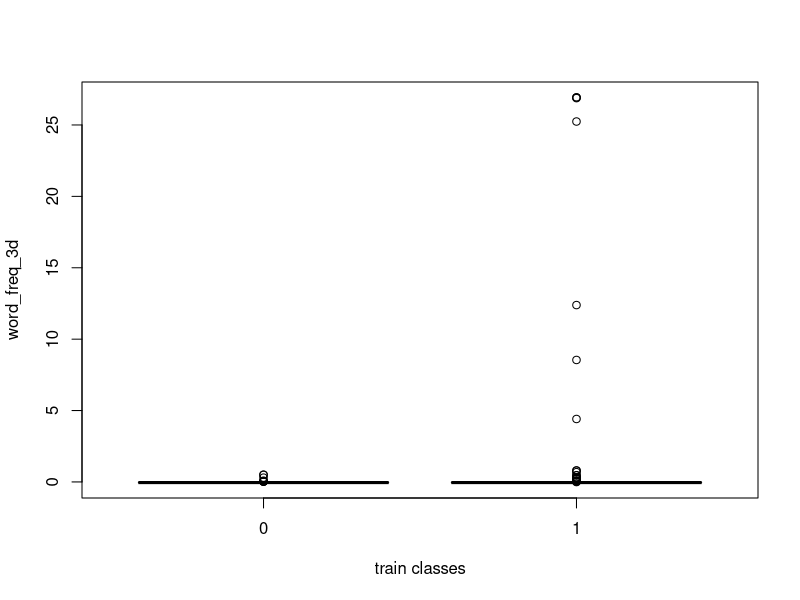
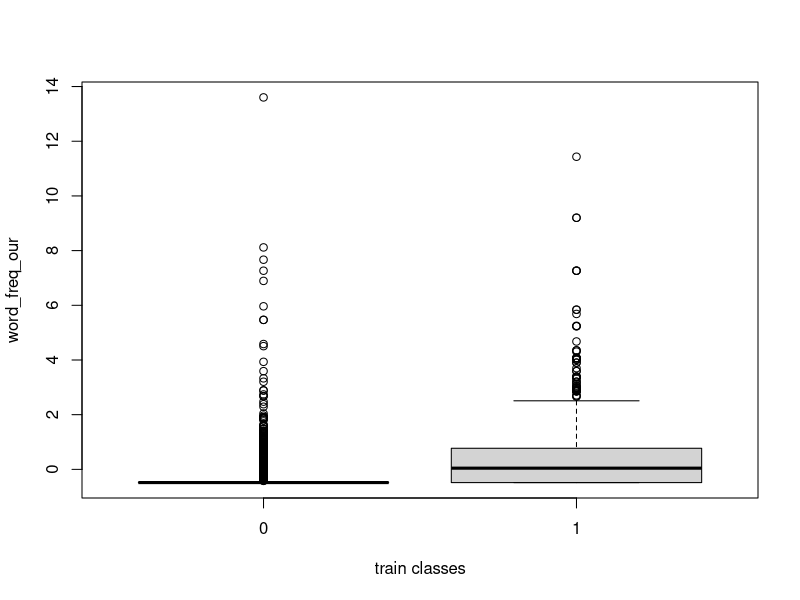
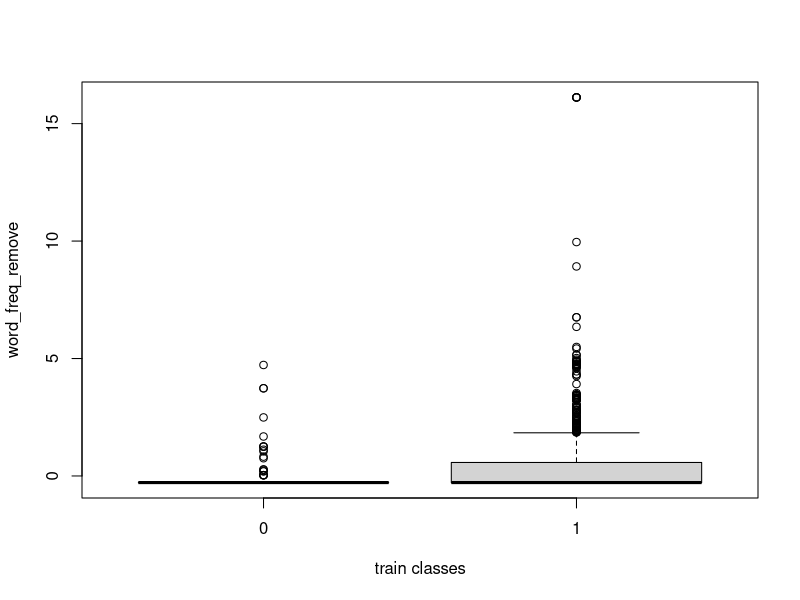
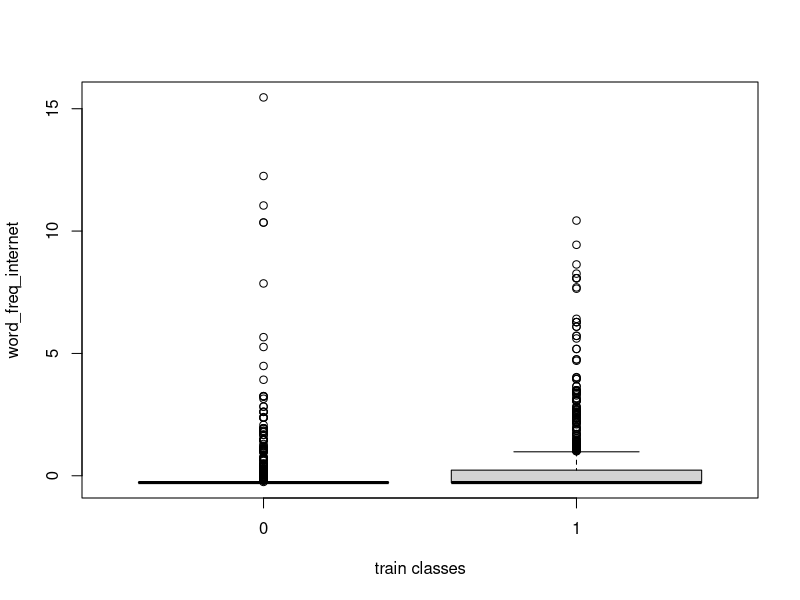
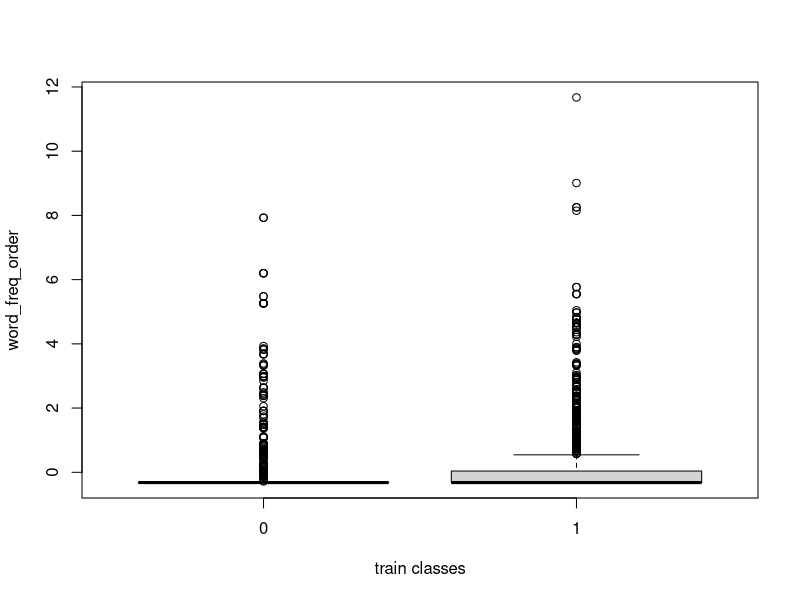
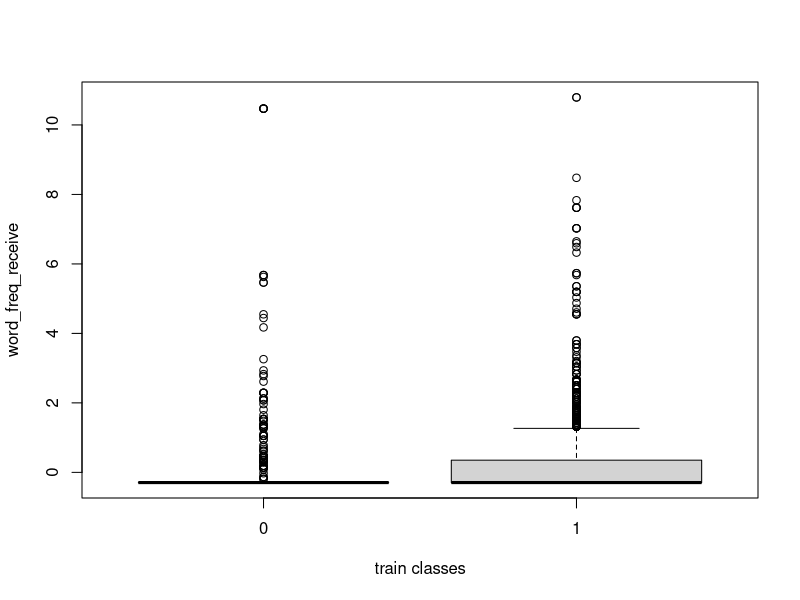
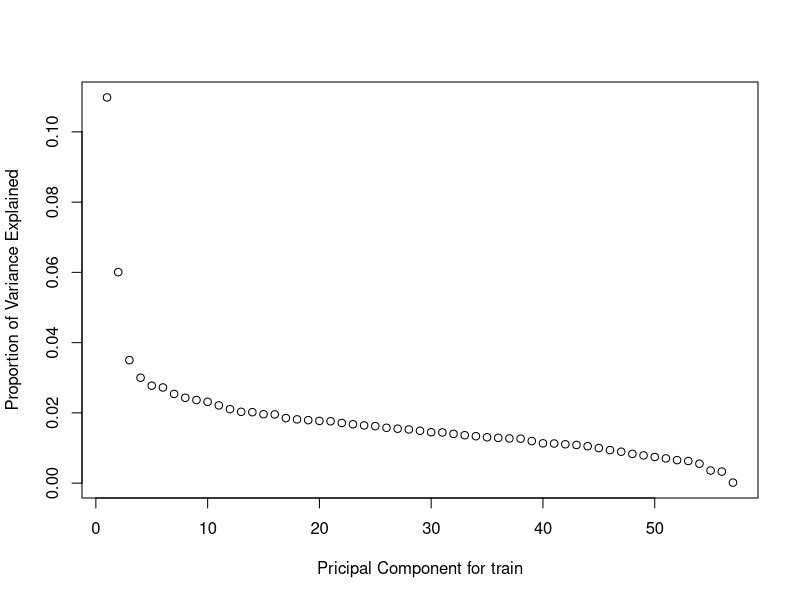

These figures' R source, in order: (Note: this script raises an error after producing the figures.)
## ---- chunk 1
test <- read.csv("test_stand.csv")
test <- subset(test, select = -c(1))
train <- read.csv("train_stand.csv")
train <- subset(train, select = -c(1))

# Train
# correlation
cor(train[, colnames(train) != "classes"],  # Calculate correlations
                train$classes)

# boxplot
# We choose the pairs which are more associated
boxplot(train$word_freq_3d ~ train$classes, xlab = "train classes", ylab = "word_freq_3d")
boxplot(train$word_freq_our ~ train$classes, xlab = "train classes", ylab = "word_freq_our")
boxplot(train$word_freq_remove ~ train$classes, xlab = "train classes", ylab = "word_freq_remove")
boxplot(train$word_freq_internet ~ train$classes, xlab = "train classes", ylab = "word_freq_internet")
boxplot(train$word_freq_order ~ train$classes, xlab = "train classes", ylab = "word_freq_order")
boxplot(train$word_freq_receive ~ train$classes, xlab = "train classes", ylab = "word_freq_receive")


# PCA
pca = prcomp(subset(train, select = -c(classes)), scale = TRUE, rank=12)
pca_var = pca$sdev^2
pve = pca_var/sum(pca_var)
plot(pve, xlab = "Pricipal Component for train", ylab = "Proportion of Variance Explained")



# Test
# boxplot 
# We choose the pairs which are more associated
boxplot(test$word_freq_free ~ test$classes, xlab = "test classes", ylab = "word_freq_free")
boxplot(test$word_freq_our ~ test$classes, xlab = "test classes", ylab = "word_freq_our")
boxplot(test$word_freq_remove ~ test$classes, xlab = "test classes", ylab = "word_freq_remove")
boxplot(test$word_freq_email ~ test$classes, xlab = "test classes", ylab = "word_freq_email")
boxplot(test$word_freq_your ~ test$classes, xlab = "test classes", ylab = "word_freq_your")
boxplot(test$word_freq_money ~ test$classes, xlab = "test classes", ylab = "word_freq_money")

# PCA
pca = prcomp(subset(test, select = -c(classes)), scale = TRUE, rank=12)
pca_var = pca$sdev^2
pve = pca_var/sum(pca_var)
pve
plot(pve, xlab = "Pricipal Component for test", ylab = "Proportion of Variance Explained")

## ---- chunk 2
test <- read.csv("test_log.csv")
test <- subset(test, select = -c(1))
train <- read.csv("train_log.csv")
train <- subset(train, select = -c(1))

# Train
# correlation
cor(train[, colnames(train) != "classes"],  # Calculate correlations
                train$classes)

# boxplot
# We choose the pairs which are more associated
boxplot(train$word_freq_free ~ train$classes, xlab = "train classes", ylab = "word_freq_free")
boxplot(train$word_freq_our ~ train$classes, xlab = "train classes", ylab = "word_freq_our")
boxplot(train$word_freq_remove ~ train$classes, xlab = "train classes", ylab = "word_freq_remove")
boxplot(train$word_freq_internet ~ train$classes, xlab = "train classes", ylab = "word_freq_internet")
boxplot(train$word_freq_people ~ train$classes, xlab = "train classes", ylab = "word_freq_people")
boxplot(train$word_freq_receive ~ train$classes, xlab = "train classes", ylab = "word_freq_receive")


# PCA
pca = prcomp(subset(train, select = -c(classes)), scale = TRUE, rank=12)
pca_var = pca$sdev^2
pve = pca_var/sum(pca_var)
plot(pve, xlab = "Pricipal Component for train", ylab = "Proportion of Variance Explained")



# Test
# boxplot 
# We choose the pairs which are more associated
boxplot(test$word_freq_free ~ test$classes, xlab = "test classes", ylab = "word_freq_free")
boxplot(test$word_freq_our ~ test$classes, xlab = "test classes", ylab = "word_freq_our")
boxplot(test$word_freq_remove ~ test$classes, xlab = "test classes", ylab = "word_freq_remove")
boxplot(test$word_freq_hp ~ test$classes, xlab = "test classes", ylab = "word_freq_hp")
boxplot(test$word_freq_415 ~ test$classes, xlab = "test classes", ylab = "word_freq_415")
boxplot(test$word_freq_money ~ test$classes, xlab = "test classes", ylab = "word_freq_money")

# PCA
pca = prcomp(subset(test, select = -c(classes)), scale = TRUE, rank=12)
pca_var = pca$sdev^2
pve = pca_var/sum(pca_var)
pve
plot(pve, xlab = "Pricipal Component for test", ylab = "Proportion of Variance Explained")
## ---- chunk 3
test <- read.csv("test_dis.csv")
test <- subset(test, select = -c(1))
train <- read.csv("train_dis.csv")
train <- subset(train, select = -c(1))

# Train
# correlation
cor(train[, colnames(train) != "classes"],  # Calculate correlations
                train$classes)

# boxplot
# We choose the pairs which are more associated
boxplot(train$word_freq_free ~ train$classes, xlab = "train classes", ylab = "word_freq_free")
boxplot(train$word_freq_our ~ train$classes, xlab = "train classes", ylab = "word_freq_our")
boxplot(train$word_freq_remove ~ train$classes, xlab = "train classes", ylab = "word_freq_remove")
boxplot(train$word_freq_internet ~ train$classes, xlab = "train classes", ylab = "word_freq_internet")
boxplot(train$word_freq_people ~ train$classes, xlab = "train classes", ylab = "word_freq_people")
boxplot(train$word_freq_receive ~ train$classes, xlab = "train classes", ylab = "word_freq_receive")


# PCA
pca = prcomp(train, rank=12)
pca_var = pca$sdev^2
pve = pca_var/sum(pca_var)
plot(pve, xlab = "Pricipal Component for train", ylab = "Proportion of Variance Explained")



# Test
# boxplot 
# We choose the pairs which are more associated
boxplot(test$word_freq_free ~ test$classes, xlab = "test classes", ylab = "word_freq_free")
boxplot(test$word_freq_our ~ test$classes, xlab = "test classes", ylab = "word_freq_our")
boxplot(test$word_freq_remove ~ test$classes, xlab = "test classes", ylab = "word_freq_remove")
boxplot(test$word_freq_hp ~ test$classes, xlab = "test classes", ylab = "word_freq_hp")
boxplot(test$word_freq_your ~ test$classes, xlab = "test classes", ylab = "word_freq_your")
boxplot(test$word_freq_money ~ test$classes, xlab = "test classes", ylab = "word_freq_money")

# PCA
pca = prcomp(test, rank=12)
pca_var = pca$sdev^2
pve = pca_var/sum(pca_var)
pve
plot(pve, xlab = "Pricipal Component for test", ylab = "Proportion of Variance Explained")
